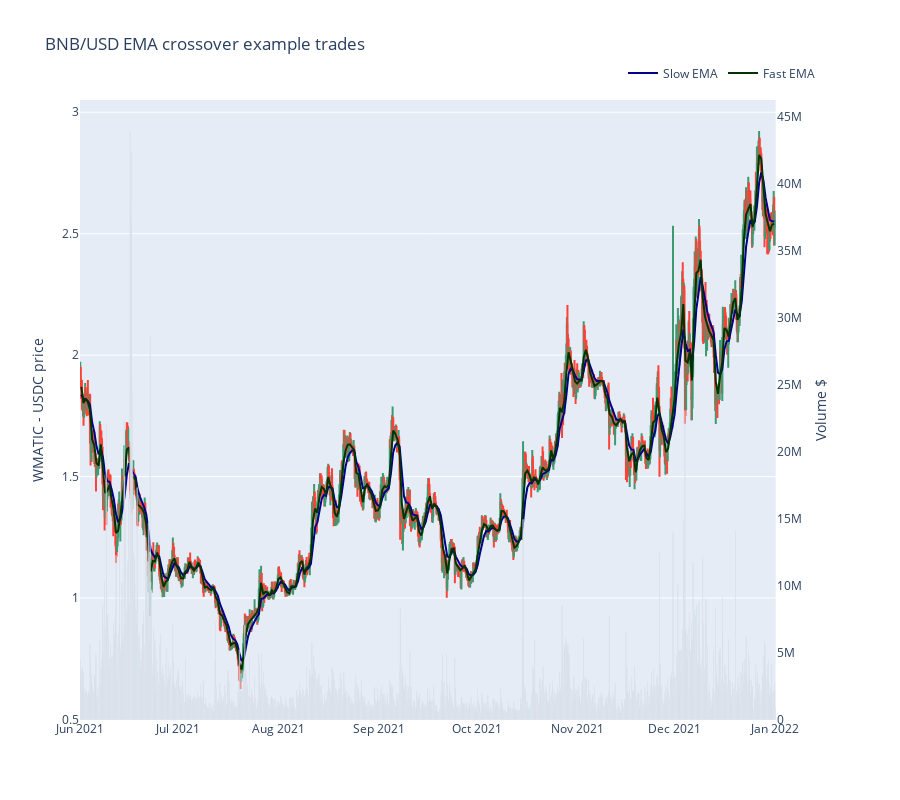

The notebook cell this image was saved under:
### Code cell
from tradeexecutor.visual.single_pair import visualise_single_pair

figure = visualise_single_pair(
    state,
    universe.universe.candles,
    start_at=start_at,
    end_at=end_at)

figure.show()

### Figure 1 — Plotly figure (JSON) as saved in the notebook; plotly's stock layout.template omitted (floating-point values rounded to 4 significant figures; data arrays with more than 128 entries replaced by an {"elided": "..."} marker saying what was removed)
{"data": [{"marker": {"color": "rgba(128,128,128,0.5)"}, "name": "Volume", "showlegend": false, "type": "bar", "x": {"elided": "1285 str values"}, "xaxis": "x", "y": {"elided": "1285 float values"}, "yaxis": "y2"}, {"close": {"elided": "1285 float values"}, "high": {"elided": "1285 float values"}, "low": {"elided": "1285 float values"}, "name": "candles", "open": {"elided": "1285 float values"}, "showlegend": false, "text": {"elided": "1285 str values"}, "type": "candlestick", "x": {"elided": "1285 str values"}, "xaxis": "x", "yaxis": "y"}, {"line": {"color": "darkblue"}, "mode": "lines", "name": "Slow EMA", "type": "scatter", "x": {"elided": "321 str values"}, "y": {"elided": "321 float values"}}, {"line": {"color": "#003300"}, "mode": "lines", "name": "Fast EMA", "type": "scatter", "x": {"elided": "321 str values"}, "y": {"elided": "321 float values"}}], "layout": {"height": 800, "legend": {"orientation": "h", "x": 1, "xanchor": "right", "y": 1.02, "yanchor": "bottom"}, "title": {"text": "BNB/USD EMA crossover example trades"}, "xaxis": {"anchor": "y", "domain": [0, 0.94], "rangeslider": {"visible": false}}, "yaxis": {"anchor": "x", "domain": [0, 1], "showgrid": true, "title": {"text": "WMATIC - USDC price"}}, "yaxis2": {"anchor": "x", "overlaying": "y", "showgrid": false, "side": "right", "title": {"text": "Volume $"}}}}
